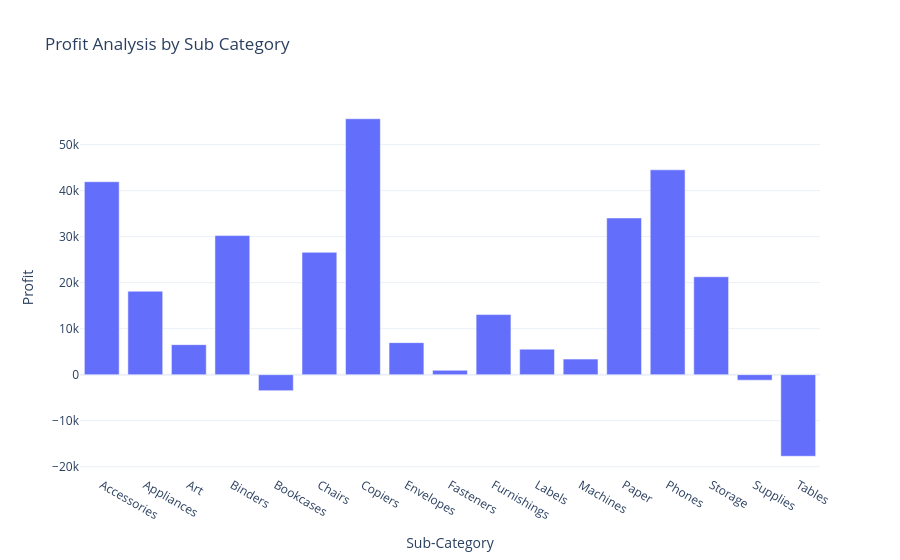

The notebook cell this image was saved under:
### Code cell
fig=px.bar(profit_by_subcategory,
           x='Sub-Category',
           y='Profit',
           title='Profit Analysis by Sub Category')
fig.show()

### Figure 1 — Plotly figure (JSON) as saved in the notebook; plotly's stock layout.template omitted (floating-point values rounded to 4 significant figures)
{"data": [{"hovertemplate": "Sub-Category=%{x}<br>Profit=%{y}<extra></extra>", "legendgroup": "", "marker": {"color": "#636efa", "pattern": {"shape": ""}}, "name": "", "orientation": "v", "showlegend": false, "textposition": "auto", "type": "bar", "x": ["Accessories", "Appliances", "Art", "Binders", "Bookcases", "Chairs", "Copiers", "Envelopes", "Fasteners", "Furnishings", "Labels", "Machines", "Paper", "Phones", "Storage", "Supplies", "Tables"], "xaxis": "x", "y": [41940.0, 18140.0, 6528.0, 30220.0, -3473.0, 26590.0, 55620.0, 6964.0, 949.5, 13060.0, 5546.0, 3385.0, 34050.0, 44520.0, 21280.0, -1189.0, -17730.0], "yaxis": "y"}], "layout": {"barmode": "relative", "legend": {"tracegroupgap": 0}, "title": {"text": "Profit Analysis by Sub Category"}, "xaxis": {"anchor": "y", "domain": [0, 1], "title": {"text": "Sub-Category"}}, "yaxis": {"anchor": "x", "domain": [0, 1], "title": {"text": "Profit"}}}}
